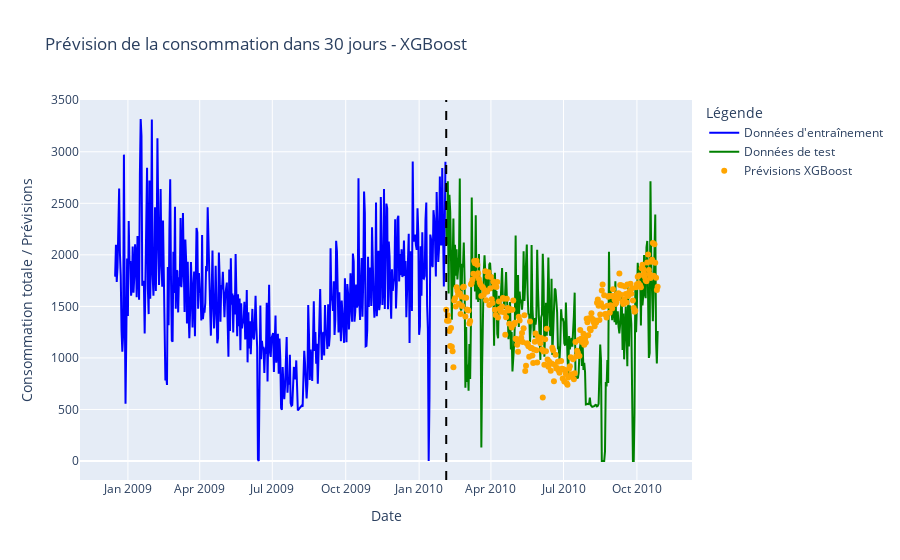

Notebook cell for this chart:
### Code cell
fig_xgb = go.Figure()

fig_xgb.add_trace(go.Scatter(
    x=train_df.index, y=train_df["total_consumption"],
    mode="lines", name="Données d'entraînement", line=dict(color="blue")
))
fig_xgb.add_trace(go.Scatter(
    x=test_df.index, y=test_df["total_consumption"],
    mode="lines", name="Données de test", line=dict(color="green")
))
fig_xgb.add_trace(go.Scatter(
    x=df_final.index, y=df_final["Prévision_XGBoost"],
    mode="markers", name="Prévisions XGBoost", marker=dict(color="orange")
))

fig_xgb.update_layout(
    title="Prévision de la consommation dans 30 jours - XGBoost",
    xaxis_title="Date",
    yaxis_title="Consommation totale / Prévisions",
    legend_title="Légende",
    shapes=[vline]
)

fig_xgb.show()

### Figure 1 — Plotly figure (JSON) as saved in the notebook; plotly's stock layout.template omitted (floating-point values rounded to 4 significant figures; data arrays with more than 128 entries replaced by an {"elided": "..."} marker saying what was removed)
{"data": [{"line": {"color": "blue"}, "mode": "lines", "name": "Données d'entraînement", "type": "scatter", "x": {"elided": "416 str values"}, "y": {"elided": "416 float values"}}, {"line": {"color": "green"}, "mode": "lines", "name": "Données de test", "type": "scatter", "x": {"elided": "266 str values"}, "y": {"elided": "266 float values"}}, {"marker": {"color": "orange"}, "mode": "markers", "name": "Prévisions XGBoost", "type": "scatter", "x": {"elided": "682 str values"}, "y": {"elided": "682 float values"}}], "layout": {"legend": {"title": {"text": "Légende"}}, "shapes": [{"line": {"color": "Black", "dash": "dash", "width": 2}, "type": "line", "x0": "2010-02-04", "x1": "2010-02-04", "xref": "x", "y0": 0, "y1": 1, "yref": "paper"}], "title": {"text": "Prévision de la consommation dans 30 jours - XGBoost"}, "xaxis": {"title": {"text": "Date"}}, "yaxis": {"title": {"text": "Consommation totale / Prévisions"}}}}
